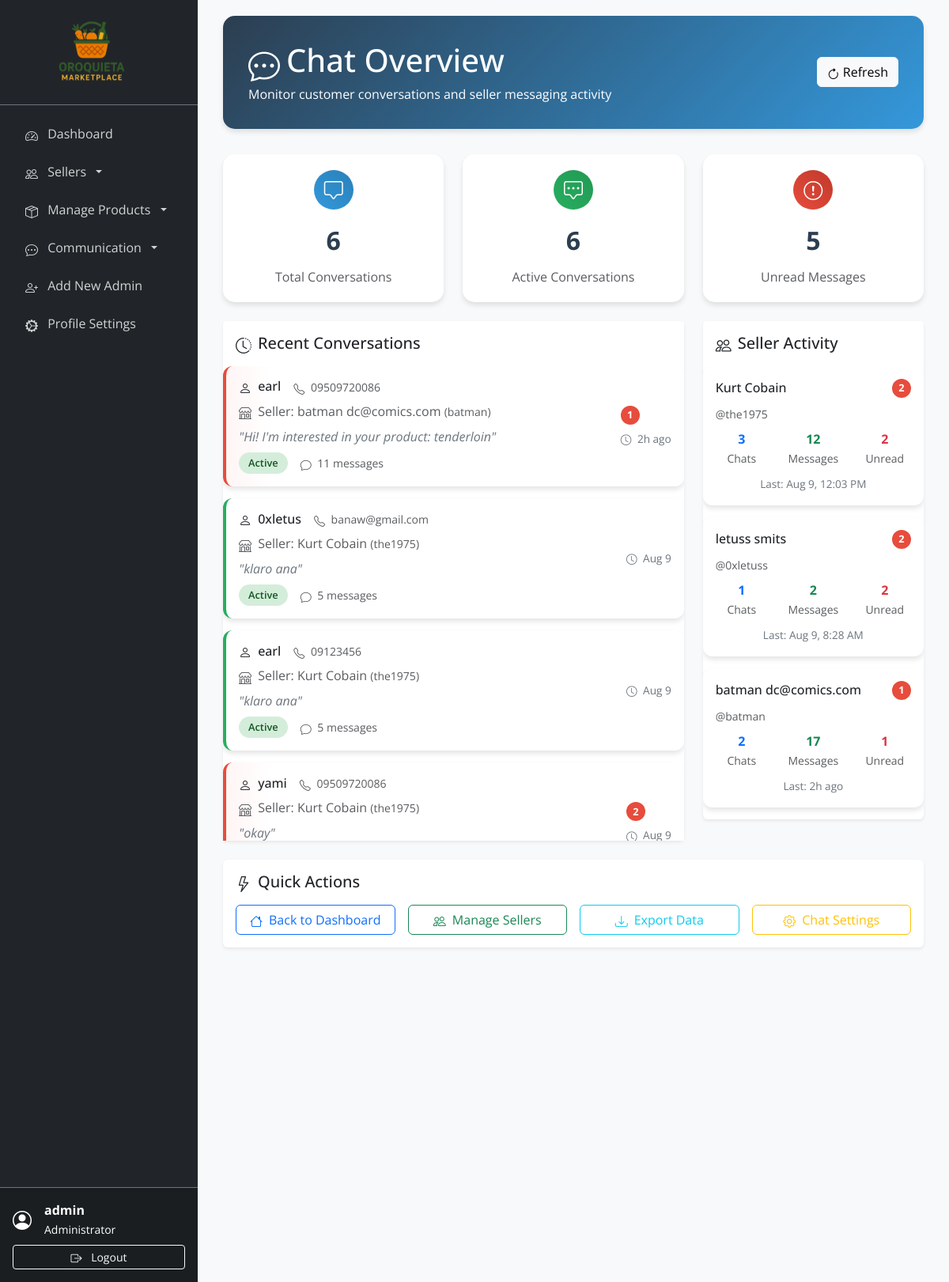
Screenshot of /admin/chat_overview.php (signed in) with the database file from the repository.
### tables this page shows
CREATE TABLE `conversations` (
  `id` int(11) NOT NULL,
  `guest_name` varchar(255) NOT NULL,
  `guest_contact` varchar(255) DEFAULT NULL,
  `seller_id` int(11) NOT NULL,
  `created_at` timestamp NOT NULL DEFAULT current_timestamp(),
  `updated_at` timestamp NOT NULL DEFAULT current_timestamp() ON UPDATE current_timestamp(),
  `status` enum('active','archived','blocked') DEFAULT 'active',
  `last_message_preview` varchar(100) DEFAULT NULL,
  `guest_ip_address` varchar(45) DEFAULT NULL,
  `is_archived` tinyint(1) DEFAULT 0
);

CREATE TABLE `sellers` (
  `id` int(11) NOT NULL,
  `username` varchar(50) NOT NULL,
  `email` varchar(100) NOT NULL,
  `password` varchar(255) NOT NULL,
  `first_name` varchar(50) DEFAULT NULL,
  `last_name` varchar(50) DEFAULT NULL,
  `phone` varchar(20) DEFAULT NULL,
  `address` text DEFAULT NULL,
  `profile_image` varchar(255) DEFAULT NULL,
  `facebook_url` varchar(255) DEFAULT NULL,
  `is_active` tinyint(1) DEFAULT 1,
  `status` enum('pending','approved','rejected','suspended') DEFAULT 'pending',
  `created_at` timestamp NOT NULL DEFAULT current_timestamp(),
  `updated_at` timestamp NOT NULL DEFAULT current_timestamp() ON UPDATE current_timestamp()
);

### admin/chat_overview.php (the view, shortened to what the rows shown need)
<?php
require_once '../includes/db_connect.php';
try {
    $query = "SELECT
                c.id,
                c.guest_name,
                c.guest_contact,
                c.status,
                c.created_at,
                c.updated_at,
                c.last_message_preview,
                s.username as seller_username,
                s.first_name as seller_first_name,
                s.last_name as seller_last_name,
                COUNT(m.id) as total_messages,
                SUM(CASE WHEN m.sender_type = 'guest' AND m.is_read = 0 THEN 1 ELSE 0 END) as unread_count
              FROM conversations c
              LEFT JOIN sellers s ON c.seller_id = s.id
              LEFT JOIN messages m ON c.id = m.conversation_id
              GROUP BY c.id
              ORDER BY c.updated_at DESC
              LIMIT 20";
    $stmt = $pdo->query($query);
    $recent_conversations = $stmt->fetchAll(PDO::FETCH_ASSOC);
    $query = "SELECT
                s.id,
                s.username,
                s.first_name,
                s.last_name,
                COUNT(DISTINCT c.id) as conversation_count,
                COUNT(m.id) as total_messages,
                SUM(CASE WHEN m.sender_type = 'guest' AND m.is_read = 0 THEN 1 ELSE 0 END) as unread_messages,
                MAX(m.sent_at) as last_message_time
              FROM sellers s
              LEFT JOIN conversations c ON s.id = c.seller_id
              LEFT JOIN messages m ON c.id = m.conversation_id
              WHERE s.status = 'approved'
              GROUP BY s.id
              HAVING conversation_count > 0
              ORDER BY unread_messages DESC, last_message_time DESC
              LIMIT 15";
    $stmt = $pdo->query($query);
    $seller_stats = $stmt->fetchAll(PDO::FETCH_ASSOC);
} catch (Exception $e) {
    error_log("Chat overview query error: " . $e->getMessage());
    $total_conversations = $active_conversations = $unread_messages = 0;
    $recent_conversations = $seller_stats = [];
}
?>
<!DOCTYPE html>
<html lang="en">
<head>
    <link rel="stylesheet" href="https://use.fontawesome.com/releases/v5.15.4/css/all.css" />
    <link href="https://cdn.jsdelivr.net/npm/bootstrap-icons@1.10.0/font/bootstrap-icons.css" rel="stylesheet">
    <link href="https://cdn.jsdelivr.net/npm/bootstrap@5.3.0/dist/css/bootstrap.min.css" rel="stylesheet">
</head>
<body>
    <div class="main-content">
        <div class="container-fluid">
            <div class="page-header">
                <div class="row align-items-center">
                    <div class="col-md-8">
                        <h1 class="mb-1"><i class="bi bi-chat-dots me-2"></i>Chat Overview</h1>
                    </div>
                </div>
            </div>
            <div class="row g-4">
                <div class="col-lg-8">
                    <div class="card border-0 shadow-sm">
                        <div class="card-body p-0">
                            <div style="max-height: 600px; overflow-y: auto;">
                                <?php if (empty($recent_conversations)): ?>
                                    <div class="text-center py-5">
                                        <i class="bi bi-chat-square text-muted" style="font-size: 3rem;"></i>
                                        <p class="text-muted mt-3">No conversations yet</p>
                                    </div>
                                <?php else: ?>
                                    <?php foreach ($recent_conversations as $conversation): ?>
                                        <div class="conversation-card p-3 <?php echo $conversation['unread_count'] > 0 ? 'has-unread' : ($conversation['status'] === 'active' ? 'active' : ''); ?>">
                                            <div class="d-flex align-items-center justify-content-between">
                                                <div class="flex-grow-1">
                                                    <div class="d-flex align-items-center mb-2">
                                                        <h6 class="mb-0 me-3">
                                                            <i class="bi bi-person me-1"></i>
                                                            <?php echo htmlspecialchars($conversation['guest_name']); ?>
                                                        </h6>
                                                        <?php if ($conversation['guest_contact']): ?>
                                                            <small class="text-muted">
                                                                <i class="bi bi-telephone me-1"></i>
                                                                <?php echo htmlspecialchars($conversation['guest_contact']); ?>
                                                            </small>
                                                        <?php endif; ?>
                                                    </div>
                                                    <div class="d-flex align-items-center mb-2">
                                                        <span class="text-muted me-3">
                                                            <i class="bi bi-shop me-1"></i>
                                                            Seller: <?php echo htmlspecialchars($conversation['seller_first_name'] . ' ' . $conversation['seller_last_name']); ?>
                                                            <small>(<?php echo htmlspecialchars($conversation['seller_username']); ?>)</small>
                                                        </span>
                                                    </div>
                                                    <?php if ($conversation['last_message_preview']): ?>
                                                        <div class="message-preview mb-2">
                                                            "<?php echo htmlspecialchars($conversation['last_message_preview']); ?>"
                                                        </div>
                                                    <?php endif; ?>
                                                    <div class="d-flex align-items-center">
                                                        <span class="status-badge status-<?php echo $conversation['status']; ?> me-3">
                                                            <?php echo ucfirst($conversation['status']); ?>
                                                        </span>
                                                        <small class="text-muted">
                                                            <i class="bi bi-chat me-1"></i>
                                                            <?php echo $conversation['total_messages']; ?> messages
                                                        </small>
                                                    </div>
                                                </div>
                                                <div class="text-end">
                                                    <?php if ($conversation['unread_count'] > 0): ?>
                                                        <div class="unread-badge mb-2">
                                                            <?php echo $conversation['unread_count']; ?>
                                                        </div>
                                                    <?php endif; ?>
                                                    <div class="time-ago">
                                                        <i class="bi bi-clock me-1"></i>
                                                        <?php
                                                            $time_diff = time() - strtotime($conversation['updated_at']);
                                                            if ($time_diff < 3600) {
                                                                echo ceil($time_diff / 60) . 'm ago';
                                                            } elseif ($time_diff < 86400) {
                                                                echo ceil($time_diff / 3600) . 'h ago';
                                                            } else {
                                                                echo date('M j', strtotime($conversation['updated_at']));
                                                            }
                                                        ?>
                                                    </div>
                                                </div>
                                            </div>
                                        </div>
                                    <?php endforeach; ?>
                                <?php endif; ?>
                            </div>
                        </div>
                    </div>
                </div>
                <div class="col-lg-4">
                    <div class="card border-0 shadow-sm">
                        <div class="card-body p-0">
                            <div style="max-height: 600px; overflow-y: auto;">
                                <?php if (empty($seller_stats)): ?>
                                    <div class="text-center py-5">
                                        <i class="bi bi-people text-muted" style="font-size: 3rem;"></i>
                                        <p class="text-muted mt-3">No seller activity yet</p>
                                    </div>
                                <?php else: ?>
                                    <?php foreach ($seller_stats as $seller): ?>
                                        <div class="seller-stats-card p-3">
                                            <div class="d-flex align-items-center justify-content-between mb-2">
                                                <h6 class="mb-0">
                                                    <?php echo htmlspecialchars($seller['first_name'] . ' ' . $seller['last_name']); ?>
                                                </h6>
                                                <?php if ($seller['unread_messages'] > 0): ?>
                                                    <div class="unread-badge">
                                                        <?php echo $seller['unread_messages']; ?>
                                                    </div>
                                                <?php endif; ?>
                                            </div>
                                            <div class="text-muted mb-2">
                                                <small>@<?php echo htmlspecialchars($seller['username']); ?></small>
                                            </div>
                                            <div class="row text-center">
                                                <div class="col-4">
                                                    <div class="fw-bold text-primary"><?php echo $seller['conversation_count']; ?></div>
                                                    <small class="text-muted">Chats</small>
                                                </div>
                                                <div class="col-4">
                                                    <div class="fw-bold text-success"><?php echo $seller['total_messages']; ?></div>
                                                    <small class="text-muted">Messages</small>
                                                </div>
                                                <div class="col-4">
                                                    <div class="fw-bold text-danger"><?php echo $seller['unread_messages']; ?></div>
                                                    <small class="text-muted">Unread</small>
                                                </div>
                                            </div>
                                            <?php if ($seller['last_message_time']): ?>
                                                <div class="text-center mt-2">
                                                    <small class="time-ago">
                                                        Last: <?php
                                                            $time_diff = time() - strtotime($seller['last_message_time']);
                                                            if ($time_diff < 3600) {
                                                                echo ceil($time_diff / 60) . 'm ago';
                                                            } elseif ($time_diff < 86400) {
                                                                echo ceil($time_diff / 3600) . 'h ago';
                                                            } else {
                                                                echo date('M j, g:i A', strtotime($seller['last_message_time']));
                                                            }
                                                        ?>
                                                    </small>
                                                </div>
                                            <?php endif; ?>
                                        </div>
                                    <?php endforeach; ?>
                                <?php endif; ?>
                            </div>
                        </div>
                    </div>
                </div>
            </div>
        </div>
    </div>
</body>
</html>

### rows the page displays
conversations: guest_name "earl", guest_contact "09509720086", seller.last_name "batman dc@comics.com", seller.username "batman", last_message_preview "Hi! I'm interested in your product: tenderloin", status "Active", total_messages "11", unread_count "1"
conversations: guest_name "0xletus", guest_contact "banaw@gmail.com", seller.last_name "Kurt Cobain", seller.username "the1975", last_message_preview "klaro ana", status "Active", total_messages "5", updated_at "Aug 9"
conversations: guest_name "earl", guest_contact "09123456", seller.last_name "Kurt Cobain", seller.username "the1975", last_message_preview "klaro ana", status "Active", total_messages "5", updated_at "Aug 9"
conversations: guest_name "yami", guest_contact "09509720086", seller.last_name "Kurt Cobain", seller.username "the1975", last_message_preview "okay", unread_count "2", updated_at "Aug 9"
sellers: first_name+last_name "Kurt Cobain", unread_messages "2", username "the1975", conversation_count "3", total_messages "12", last_message_time "Aug 9, 12:03 PM"
sellers: first_name+last_name "letuss smits", unread_messages "2", username "0xletuss", conversation_count "1", total_messages "2", last_message_time "Aug 9, 8:28 AM"
sellers: first_name+last_name "batman dc@comics.com", unread_messages "1", username "batman", conversation_count "2", total_messages "17"

### other values shown
$_SESSION['username'] "admin"
$total_conversations "6"
$active_conversations "6"
$unread_messages "5"
